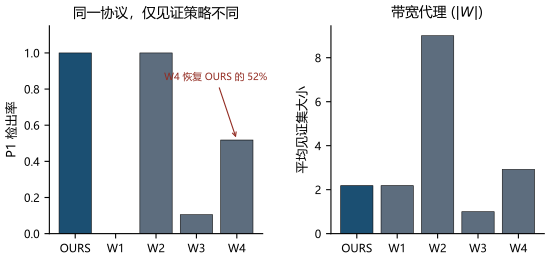

Write the Python code that produced this figure.
# -*- coding: utf-8 -*-
"""Tier-2 witness selection (paper03 fig:witness)."""
from __future__ import annotations

import os
import sys

import matplotlib.pyplot as plt
import numpy as np

HERE = os.path.dirname(os.path.abspath(__file__))
sys.path.insert(0, HERE)

from _style import C_BASE, C_OURS, C_WARN, apply_style_cn, load, save  # noqa: E402


def main():
    apply_style_cn()
    t = load()["tier2"]
    labels = t["labels"]
    x = np.arange(len(labels))
    fig, axes = plt.subplots(1, 2, figsize=(6.4, 2.7), gridspec_kw={"wspace": 0.32})

    colors = [C_OURS if L == "OURS" else C_BASE for L in labels]
    axes[0].bar(x, t["p1_dr"], color=colors, edgecolor="black", lw=0.4)
    axes[0].set_xticks(x)
    axes[0].set_xticklabels(labels)
    axes[0].set_ylabel("P1 检出率")
    axes[0].set_ylim(0, 1.15)
    axes[0].set_title("同一协议，仅见证策略不同")
    axes[0].spines["top"].set_visible(False)
    axes[0].spines["right"].set_visible(False)

    axes[1].bar(x, t["witness_mean"], color=colors, edgecolor="black", lw=0.4)
    axes[1].set_xticks(x)
    axes[1].set_xticklabels(labels)
    axes[1].set_ylabel("平均见证集大小")
    axes[1].set_title(r"带宽代理 ($|W|$)")
    axes[1].spines["top"].set_visible(False)
    axes[1].spines["right"].set_visible(False)

    ours_dr = t["p1_dr"][labels.index("OURS")]
    w4_dr = t["p1_dr"][labels.index("W4")]
    axes[0].annotate(
        f"W4 恢复 OURS 的 {w4_dr / ours_dr:.0%}",
        xy=(labels.index("W4"), w4_dr),
        xytext=(2.2, 0.85),
        fontsize=7,
        arrowprops=dict(arrowstyle="->", color=C_WARN, lw=0.8),
        color=C_WARN,
    )
    save(fig, "fig_witness_CN.pdf")


if __name__ == "__main__":
    main()
